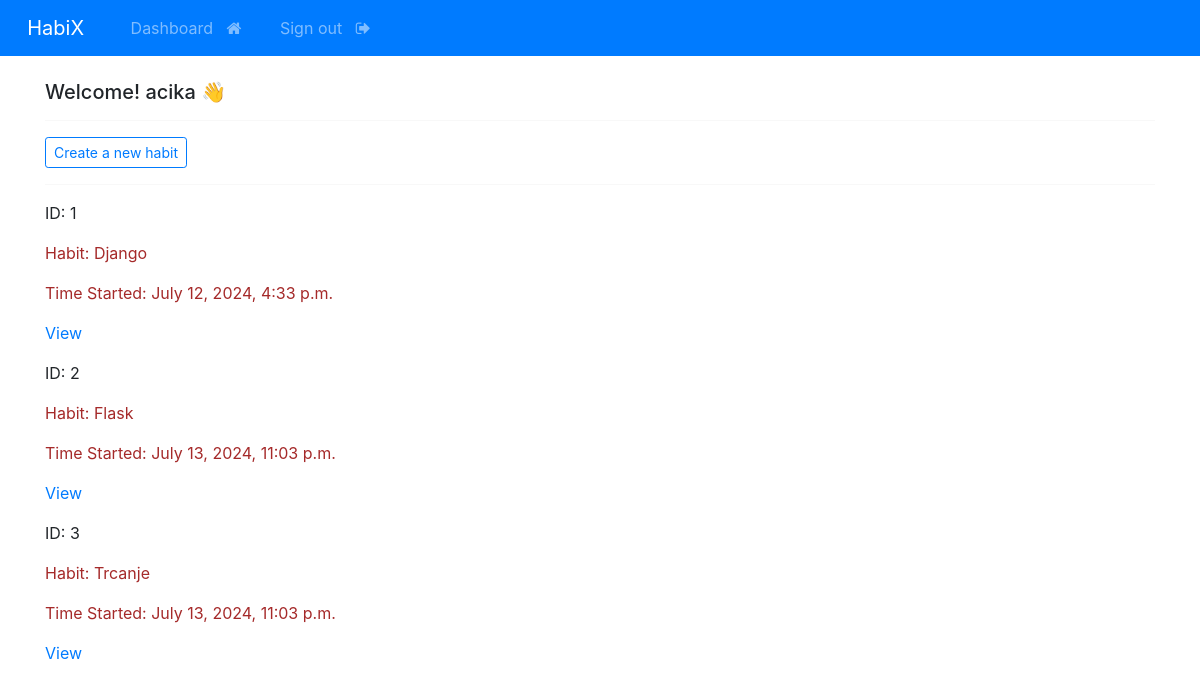
The app's page /dashboard (signed in), older data.
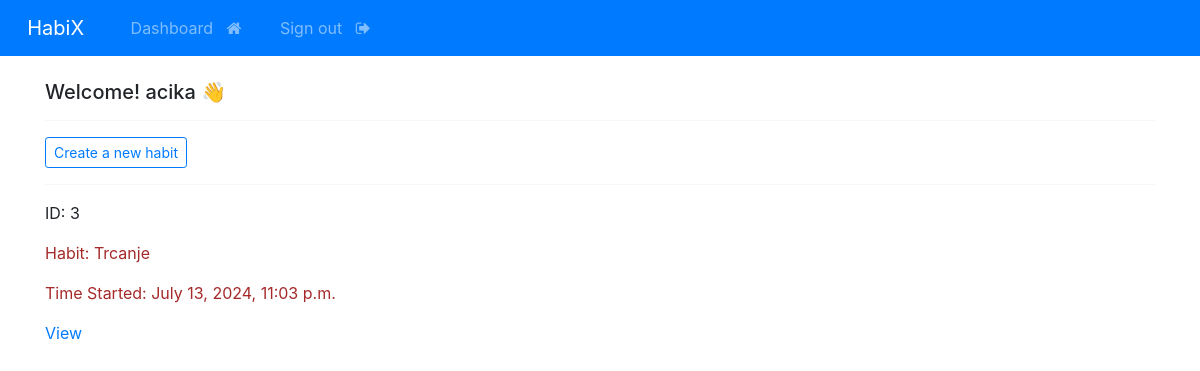
The same page, newer data.
### main/models.py (models this page shows, shortened)
class Habit(models.Model):
    habit = models.CharField(max_length=200)
    created = models.DateTimeField(auto_now_add=True)
    day_1 = models.BooleanField(default=False)
    day_2 = models.BooleanField(default=False)
    day_3 = models.BooleanField(default=False)
    day_4 = models.BooleanField(default=False)
    day_5 = models.BooleanField(default=False)
    day_6 = models.BooleanField(default=False)
    day_7 = models.BooleanField(default=False)
    day_8 = models.BooleanField(default=False)
    day_9 = models.BooleanField(default=False)
    day_10 = models.BooleanField(default=False)
    day_11 = models.BooleanField(default=False)
    day_12 = models.BooleanField(default=False)
    day_13 = models.BooleanField(default=False)
    day_14 = models.BooleanField(default=False)
    day_15 = models.BooleanField(default=False)
    day_16 = models.BooleanField(default=False)
    day_17 = models.BooleanField(default=False)
    day_18 = models.BooleanField(default=False)
    day_19 = models.BooleanField(default=False)
    day_20 = models.BooleanField(default=False)
    day_21 = models.BooleanField(default=False)
    day_22 = models.BooleanField(default=False)
    day_23 = models.BooleanField(default=False)
    day_24 = models.BooleanField(default=False)
    day_25 = models.BooleanField(default=False)
    day_26 = models.BooleanField(default=False)
    day_27 = models.BooleanField(default=False)
    day_28 = models.BooleanField(default=False)
    day_29 = models.BooleanField(default=False)
    day_30 = models.BooleanField(default=False)
    day_31 = models.BooleanField(default=False)
    day_32 = models.BooleanField(default=False)
    day_33 = models.BooleanField(default=False)
    day_34 = models.BooleanField(default=False)
    day_35 = models.BooleanField(default=False)
    day_36 = models.BooleanField(default=False)
    day_37 = models.BooleanField(default=False)
    day_38 = models.BooleanField(default=False)
    day_39 = models.BooleanField(default=False)
    day_40 = models.BooleanField(default=False)
    day_41 = models.BooleanField(default=False)
    day_42 = models.BooleanField(default=False)
    day_43 = models.BooleanField(default=False)
    day_44 = models.BooleanField(default=False)
    day_45 = models.BooleanField(default=False)
    day_46 = models.BooleanField(default=False)
    day_47 = models.BooleanField(default=False)
    day_48 = models.BooleanField(default=False)
    day_49 = models.BooleanField(default=False)
    day_50 = models.BooleanField(default=False)

### main/views.py (the view)
# urls.py: path('dashboard', views.dashboard, name="dashboard"),
@login_required(login_url='my-login')
def dashboard(request):
    my_habits = Habit.objects.all()
    return render(request, 'main/dashboard.html', {'habits': my_habits})

### main/templates/main/dashboard.html
{% extends 'main/base.html' %}
{% block content %}
<body>
    <h5> Welcome! {{user}} 👋 </h5>
    <hr>
    <a class="btn btn-outline-primary btn-sm" href="{% url 'create-habit' %}">
	Create a new habit
    </a>
    <hr>
    {% if habits %}
        {% for habit in habits %}
            <p> ID: {{ habit.id }} </p>
            <p class="dashboard-text"> Habit: {{ habit.habit }} </p>
            <p class="dashboard-date"> Time Started: {{ habit.created }} </p>
            <p> <a href="{% url 'habit' habit.id %}"> View </a> </p>
        {% endfor %}
    {% endif %}
</body>
{% endblock %}

### main/templates/main/base.html (shortened to what this page needs)
{% load static %}
<!DOCTYPE html>
<html lang="en">
<head>
    <link href="https://bootswatch.com/5/flatly/bootstrap.min.css" rel="stylesheet" type="text/css">
    <link rel="stylesheet" href="https://cdn.jsdelivr.net/npm/bootstrap@4.0.0/dist/css/bootstrap.min.css">
    <link href="{% static '/css/styles.css' %}" rel="stylesheet" type="text/css">
    <link rel="stylesheet" href="https://cdnjs.cloudflare.com/ajax/libs/font-awesome/4.7.0/css/font-awesome.min.css">
</head>
<body>
    {% include 'main/navbar.html' %}
    <div class="container">
        <br>
        {% block content %}
        {% endblock %}
    </div>
</body>
</html>

### main/templates/main/navbar.html (shortened to what this page needs)
<nav class="navbar navbar-expand-lg navbar-dark bg-primary justify-content-center">
    <a class="navbar-brand main-heading" href="{% url 'index' %}">
      &nbsp; HabiX
    </a>
      <div class="collapse navbar-collapse text-center" id="navbarNavDropdown">
        <ul class="navbar-nav mr-auto">
          {% if user.is_authenticated %}
            <li class="nav-item">
              <a class="nav-link" href="{% url 'dashboard' %}">Dashboard &nbsp; <i class="fa fa-home" aria-hidden="true"></i> </a>
            </li>
            <li class="nav-item">
              <a class="nav-link" href="{% url 'user-logout' %}">Sign out &nbsp; <i class="fa fa-sign-out" aria-hidden="true"></i> </a>
            </li>
        </ul>
        {% endif %}
      </div>
  </nav>

### staticfiles/css/styles.css (style rules this page uses)
.dashboard-text { color: brown; }
.dashboard-date { color: brown; }

Row changes from the older to the newer data that the page shows:
removed Habit: id "1", habit "Django", created "July 12, 2024, 4:33 p.m."
removed Habit: id "2", habit "Flask", created "July 13, 2024, 11:03 p.m."
